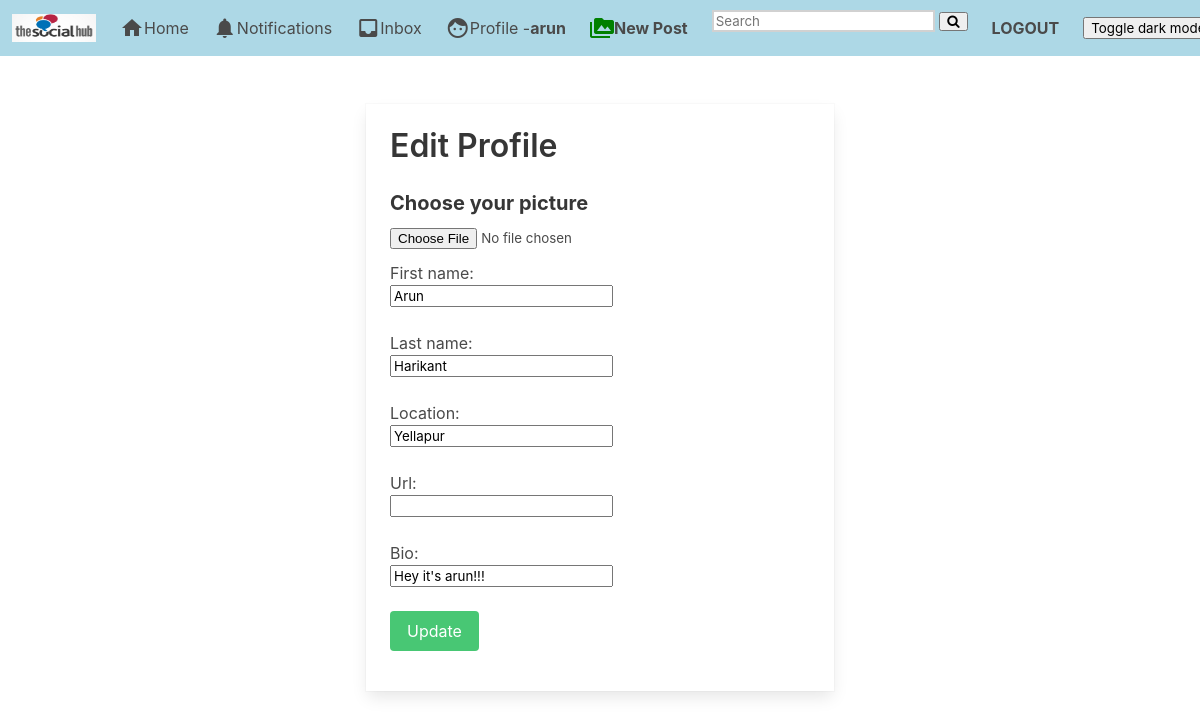
Page /profile/edit (signed in) on the committed database.
### authy/models.py (models this page shows, shortened)
class Profile(models.Model):
	user = models.OneToOneField(User, on_delete=models.CASCADE, related_name='profile')
	first_name = models.CharField(max_length=50, null=True, blank=True)
	last_name = models.CharField(max_length=50, null=True, blank=True)
	location = models.CharField(max_length=50, null=True, blank=True)
	url = models.CharField(max_length=80, null=True, blank=True)
	profile_info = models.TextField(max_length=150, null=True, blank=True)
	created = models.DateField(auto_now_add=True)
	favorites = models.ManyToManyField(Post)
	picture = models.ImageField(upload_to=user_directory_path, blank=True, null=True, verbose_name='Picture')

### authy/views.py (the view)
# urls.py: path('profile/edit', EditProfile, name='edit-profile'),
@login_required
def EditProfile(request):
	user = request.user.id
	profile = Profile.objects.get(user__id=user)
	print(profile.first_name)
	BASE_WIDTH = 400
	if request.method == 'POST':
		form = EditProfileForm(request.POST, request.FILES)
		if form.is_valid():
			profile.picture = form.cleaned_data.get('picture')
			profile.first_name = form.cleaned_data.get('first_name')
			profile.last_name = form.cleaned_data.get('last_name')
			profile.location = form.cleaned_data.get('location')
			profile.url = form.cleaned_data.get('url')
			profile.profile_info = form.cleaned_data.get('profile_info')
			profile.save()
			return redirect('index')
	else:
		form = EditProfileForm()
	context = {
		'form':form,
		'profile':profile
	}
	return render(request, 'edit_profile.html', context)

### authy/forms.py
class EditProfileForm(forms.ModelForm):
	picture = forms.ImageField(required=False)
	first_name = forms.CharField(widget=forms.TextInput(), max_length=50, required=False)
	last_name = forms.CharField(widget=forms.TextInput(), max_length=50, required=False)
	location = forms.CharField(widget=forms.TextInput(), max_length=25, required=False)
	url = forms.URLField(widget=forms.TextInput(), max_length=60, required=False)
	profile_info = forms.CharField(widget=forms.TextInput(), max_length=260, required=False)
	class Meta:
		model = Profile
		fields = ('picture', 'first_name', 'last_name', 'location', 'url', 'profile_info')

### direct/views.py (called while the page is built)
def checkDirects(request):
	directs_count = 0
	if request.user.is_authenticated:
		directs_count = Message.objects.filter(user=request.user, is_read=False).count()
	return {'directs_count':directs_count}

### notifications/views.py (called while the page is built)
def CountNotifications(request):
	count_notifications = 0
	if request.user.is_authenticated:
		count_notifications = Notification.objects.filter(user=request.user, is_seen=False).count()
	return {'count_notifications':count_notifications}

### social_book/templates/edit_profile.html (shortened to what this page needs)
{% extends 'base.html' %}
{% load static %}
{% block content %}
<div class="columns is-mobile">
  <div class="column is-half is-offset-one-quarter">
    <div class="card">
    <div class="card-content">
    <form method="post" enctype="multipart/form-data" action="" role="form">
    <h3 class="title is-3">Edit Profile</h3>
          <div class="field">
              <label class="label is-medium" >Choose your picture</label>
              <div class="file is-boxed">
                {{ form.picture }}
              </div>
          </div>
          <label for="id_first_name">First name:</label><br>
          <input type="text" value="{{  profile.first_name }}" name="first_name" id="id_first_name" class="blabla" maxlength="30" >
          <br><br>
          <label for="id_first_name">Last name:</label><br>
          <input type="text" value="{{  profile.last_name }}" name="last_name" id="id_last_name" class="blabla" maxlength="30" >
          <br><br>
          <label for="id_first_name"> Location:</label><br>
          <input type="text" value="{{  profile.location }}" name="location" id="location" class="blabla" maxlength="30" >
          <br><br>
          <label for="id_first_name">Url:</label><br>
          <input type="text" value="{{  profile.url }}" name="url" id="url" class="blabla" maxlength="30" >
          <br><br>
          <label for="id_first_name">Bio:</label><br>
          <input type="text" value="{{  profile.profile_info }}" name="profile_info" id="url" class="blabla" maxlength="30" >
          <br><br>
      <div class="field">
      <p class="control">
        <button type="submit" value="login" class="button is-success">
          Update
        </button>
      </p>
    </div>
    </form>
  </div>
</div>
  </div>
</div>
{% endblock %}

### social_book/templates/base.html (shortened to what this page needs)
{% load static %}
<!DOCTYPE html>
<html>
  <head>
    <link rel="stylesheet" href="https://cdnjs.cloudflare.com/ajax/libs/font-awesome/4.7.0/css/font-awesome.min.css">
    <link rel="stylesheet" href="{% static 'css/bulma.min.css' %}">
    <link rel="stylesheet" href="{% static 'css/style.css' %}">
  </head>
  <body >
  <nav style="background-color: lightblue; " class="navbar" role="navigation" aria-label="main navigation" >
  <div class="navbar-brand">
    <a class="navbar-item" href="">
      <img src="{% static 'img/as.jpeg' %}" width="84" height="64">
    </a>
  </div>
  <div id="navbarBasicExample" class="navbar-menu">
    <div class="navbar-start">
      <a href="{% url 'index' %}" class="navbar-item">
        <i class="material-icons">home</i>
        Home
      </a>
      <a href="{% url 'show-notifications' %}" class="navbar-item">
        <i class="material-icons">notifications</i>
        Notifications
      </a>
      <a href="{% url 'inbox' %}" class="navbar-item">
        <i class="material-icons">inbox</i>
        Inbox
      </a>
      <a href="{% url 'profile' request.user %}" class="navbar-item">
        <i class="material-icons">face</i>
        Profile - <strong>{{ request.user }}</strong>
      </a>
        <a href="{% url 'newpost' %}" class="navbar-item">
          <i style="color: green;" class="material-icons">perm_media</i>
          <strong>New Post</strong>
        </a>
        <div class="navbar-item">
          <form name="myform" method="GET" action="{% url 'search' %}">
            <input autocomplete="off" style=" border: 2px solid #d1d1d1;" type="text" name="search" placeholder="Search" >
            <button type="submit"><i class="fa fa-search"></i></button>
          </form>
        </div>
          <a href="{% url 'logout' %}" class="navbar-item">
            <strong>LOGOUT</strong>
          </a>
        <a  class="navbar-item">
          <button  onclick="myFunction()" >Toggle dark mode</button>
        </a>
    </div>
  </div>
</nav>
      <section class="section">
        <div class="container">
          {% block content %}
          {% endblock %}
        </div>
      </section>
  </body>
</html>

### social_book/static/css/style.css (style rules this page uses)
* { box-sizing:border-box }

### social_book/templates/base.html (style rules this page uses)
body { background-color: white; color: black; padding: 0; margin: 0; }

### rows in the picture
Profile: first_name "Arun", last_name "Harikant", location "Yellapur", profile_info "Hey it's arun!!!"

### other values in the picture
{{ request.user }} "arun"
